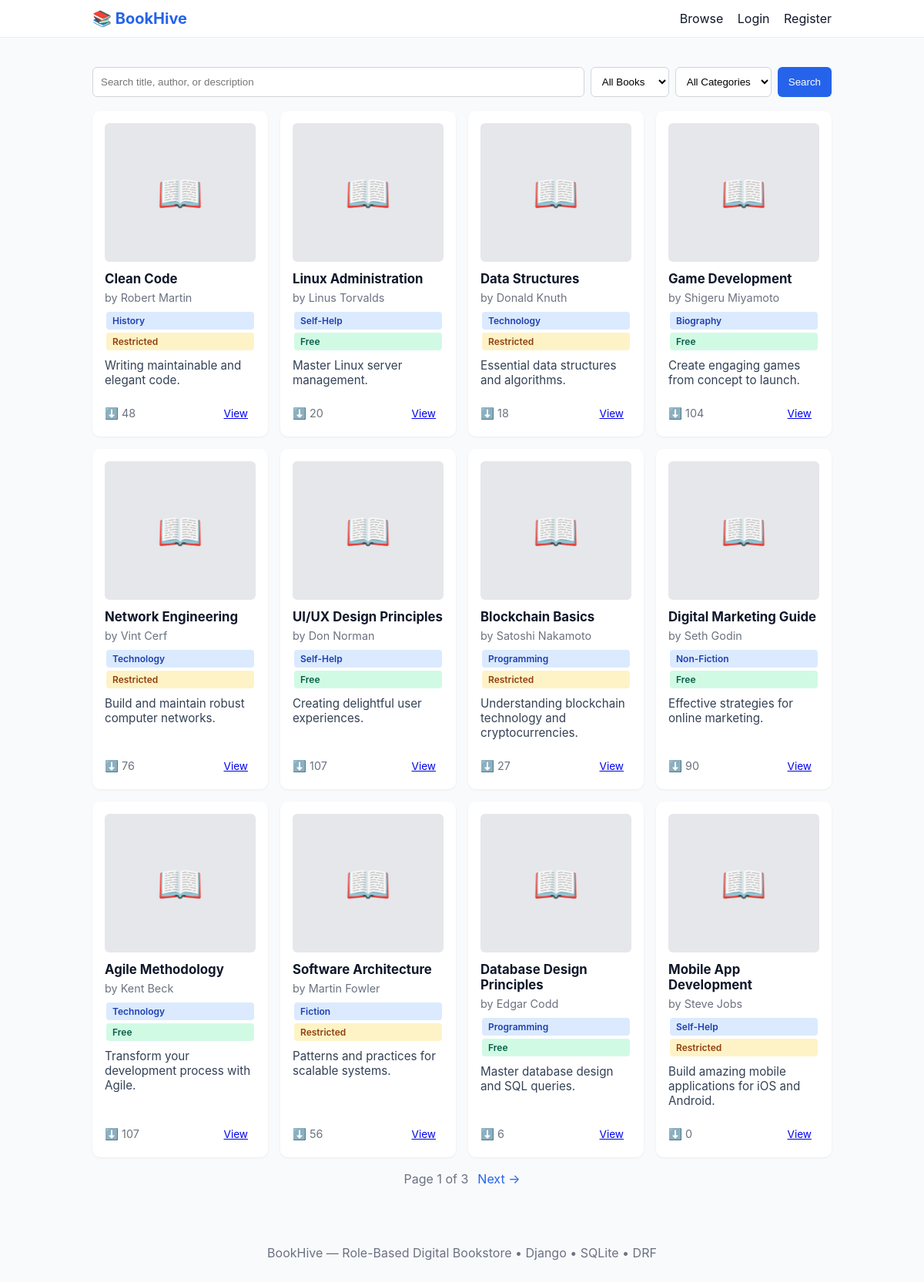
The page / on the database its author committed.
### store/models.py (models this page shows, shortened)
class Book(models.Model):
    ACCESS_CHOICES = [
        ('free', 'Free'),
        ('restricted', 'Restricted'),
    ]
    title = models.CharField(max_length=255)
    author = models.CharField(max_length=255)
    description = models.TextField(blank=True)
    category = models.ForeignKey(Category, on_delete=models.SET_NULL, null=True, blank=True, related_name='books')
    cover = models.ImageField(upload_to='books/covers/', null=True, blank=True)
    pdf = models.FileField(upload_to='books/pdfs/', null=True, blank=True, help_text='Upload PDF file')
    access_type = models.CharField(max_length=20, choices=ACCESS_CHOICES, default='free')
    downloads = models.PositiveIntegerField(default=0)
    price = models.DecimalField(max_digits=8, decimal_places=2, default=0.00)
    stock = models.PositiveIntegerField(default=0)
    file = models.FileField(upload_to='books/files/', null=True, blank=True)  # old field, use pdf now
    created_at = models.DateTimeField(auto_now_add=True)
    updated_at = models.DateTimeField(auto_now=True)
    class Meta:
        ordering = ['-created_at']

class Category(models.Model):
    name = models.CharField(max_length=100, unique=True)
    slug = models.SlugField(max_length=100, unique=True)
    class Meta:
        verbose_name_plural = "Categories"

### store/views.py (the view)
# urls.py: path('', views.book_list, name='book_list'),
def book_list(request):
    q = request.GET.get('q', '')
    access_filter = request.GET.get('access', '')
    category_filter = request.GET.get('category', '')
    qs = Book.objects.select_related('category').all()
    if q:
        qs = qs.filter(Q(title__icontains=q) | Q(author__icontains=q) | Q(description__icontains=q))
    if access_filter in ['free', 'restricted']:
        qs = qs.filter(access_type=access_filter)
    if category_filter:
        qs = qs.filter(category__slug=category_filter)
    categories = Category.objects.all()
    paginator = Paginator(qs, 12)
    page_number = request.GET.get('page')
    page_obj = paginator.get_page(page_number)
    return render(request, 'store/book_list.html', {
        'page_obj': page_obj,
        'q': q,
        'access_filter': access_filter,
        'category_filter': category_filter,
        'categories': categories,
    })

### templates/store/book_list.html (shortened to what this page needs)
{% extends 'base.html' %}
{% block content %}
  <div class="search-row">
    <form method="get" action="" class="search-form">
      <input name="q" placeholder="Search title, author, or description" value="{{ q }}" class="search-input">
      <select name="access" class="filter-select">
        <option value="">All Books</option>
      </select>
      <select name="category" class="filter-select">
        <option value="">All Categories</option>
      </select>
      <button type="submit" class="btn">Search</button>
    </form>
  </div>
  <div class="grid">
    {% for book in page_obj.object_list %}
      <article class="card">
        {% if book.cover %}
          <img src="{{ book.cover.url }}" alt="{{ book.title }}" class="book-cover">
        {% else %}
          <div class="book-cover-placeholder">📖</div>
        {% endif %}
        <h3 class="card-title"><a href="{% url 'book_detail' book.pk %}">{{ book.title }}</a></h3>
        <p class="card-meta">by {{ book.author }}</p>
        {% if book.category %}
          <span class="badge badge-category">{{ book.category.name }}</span>
        {% endif %}
        <span class="badge {% if book.access_type == 'free' %}badge-free{% else %}badge-restricted{% endif %}">
          {{ book.get_access_type_display }}
        </span>
        <p class="card-desc">{{ book.description|truncatechars:100 }}</p>
        <div class="card-footer">
          <span class="downloads">⬇️ {{ book.downloads }}</span>
          <a href="{% url 'book_detail' book.pk %}" class="btn-small">View</a>
        </div>
      </article>
    {% empty %}
      <p>No books found.</p>
    {% endfor %}
  </div>
  <nav class="pagination">
    <span class="page-info">Page {{ page_obj.number }} of {{ page_obj.paginator.num_pages }}</span>
    {% if page_obj.has_next %}
      <a class="page-link" href="?page={{ page_obj.next_page_number }}&q={{ q }}&access={{ access_filter }}&category={{ category_filter }}">Next →</a>
    {% endif %}
  </nav>
{% endblock %}

### templates/base.html (shortened to what this page needs)
<!doctype html>
<html>
<head>
  {% load static %}
  <link rel="stylesheet" href="{% static 'css/styles.css' %}">
</head>
<body>
  <header class="site-header">
    <div class="container header-inner">
      <a class="brand" href="/">📚 BookHive</a>
      <nav class="main-nav">
        <a href="/">Browse</a>
        {% if user.is_authenticated %}
          <a href="/dashboard/">My Dashboard</a>
          {% if user.is_staff %}
            <a href="/admin/">Admin</a>
          {% endif %}
          <a href="/api/books/">API</a>
          <span class="muted">Hello, {{ user.username }}</span>
          <a href="/accounts/logout/">Logout</a>
        {% else %}
          <a href="/accounts/login/">Login</a>
          <a href="/register/">Register</a>
        {% endif %}
      </nav>
    </div>
  </header>
  <main class="container">
    {% block content %}{% endblock %}
  </main>
  <footer class="site-footer">
    <div class="container">BookHive — Role-Based Digital Bookstore • Django • SQLite • DRF</div>
  </footer>
</body>
</html>

### static/css/styles.css (style rules this page uses)
:root { --bg:#f8fafc; --card:#ffffff; --muted:#6b7280; --accent:#2563eb; }
* { box-sizing:border-box }
body { font-family:Inter, system-ui, -apple-system, 'Segoe UI', Roboto, Arial; background:var(--bg); color:#0f172a; margin:0 }
.container { max-width:1000px;margin:0 auto;padding:20px }
.site-header { background:#fff;border-bottom:1px solid #e6eef8 }
.header-inner { display:flex;align-items:center;justify-content:space-between;padding:12px 20px }
.brand { font-weight:700;color:var(--accent);text-decoration:none;font-size:1.25rem }
.main-nav a { margin-left:14px;color:#0f172a;text-decoration:none }
.search-row { margin:18px 0 }
.search-form { display:flex;gap:8px;flex-wrap:wrap }
.search-input { flex:1;min-width:200px;padding:10px;border:1px solid #d1d5db;border-radius:6px }
.filter-select { padding:10px;border:1px solid #d1d5db;border-radius:6px;background:#fff }
.btn { background:var(--accent);color:#fff;border:none;padding:10px 14px;border-radius:6px;cursor:pointer;text-decoration:none;display:inline-block }
.btn-small { font-size:0.85rem;padding:6px 10px }
.grid { display:grid;grid-template-columns:repeat(auto-fill, minmax(220px,1fr));gap:16px }
.card { background:var(--card);padding:16px;border-radius:10px;box-shadow:0 1px 3px rgba(2,6,23,0.06);display:flex;flex-direction:column;min-height:150px }
.card-title { margin:0 0 6px;font-size:1.05rem }
.card-title a { text-decoration:none;color:#0f172a }
.card-meta { color:var(--muted);font-size:.9rem;margin:0 0 8px }
.card-desc { flex:1;color:#334155;font-size:.95rem;margin:8px 0 }
.card-footer { display:flex;justify-content:space-between;align-items:center;margin-top:12px }
.book-cover,.book-cover-placeholder { width:100%;height:180px;object-fit:cover;border-radius:6px;margin-bottom:12px }
.book-cover-placeholder { display:flex;align-items:center;justify-content:center;background:#e5e7eb;font-size:3rem }
.badge { display:inline-block;padding:4px 8px;border-radius:4px;font-size:0.75rem;margin:2px;font-weight:600 }
.badge-free { background:#d1fae5;color:#065f46 }
.badge-restricted { background:#fef3c7;color:#92400e }
.badge-category { background:#dbeafe;color:#1e40af }
.downloads { color:var(--muted);font-size:.9rem }
.pagination { display:flex;justify-content:center;align-items:center;gap:12px;padding:18px 0 }
.page-link { text-decoration:none;color:var(--accent) }
.page-info { color:var(--muted) }
.site-footer { background:transparent;padding:18px 0;color:var(--muted);text-align:center }

### rows shown on the page
Book: title "Clean Code", author "Robert Martin", category.name "History", access_type "Restricted", description "Writing maintainable and elegant code.", downloads "48"
Book: title "Linux Administration", author "Linus Torvalds", category.name "Self-Help", access_type "Free", description "Master Linux server management.", downloads "20"
Book: title "Data Structures", author "Donald Knuth", category.name "Technology", access_type "Restricted", description "Essential data structures and algorithms.", downloads "18"
Book: title "Game Development", author "Shigeru Miyamoto", category.name "Biography", access_type "Free", description "Create engaging games from concept to launch.", downloads "104"
Book: title "Network Engineering", author "Vint Cerf", category.name "Technology", access_type "Restricted", description "Build and maintain robust computer networks.", downloads "76"
Book: title "UI/UX Design Principles", author "Don Norman", category.name "Self-Help", access_type "Free", description "Creating delightful user experiences.", downloads "107"
Book: title "Blockchain Basics", author "Satoshi Nakamoto", category.name "Programming", access_type "Restricted", description "Understanding blockchain technology and cryptocurrencies.", downloads "27"
Book: title "Digital Marketing Guide", author "Seth Godin", category.name "Non-Fiction", access_type "Free", description "Effective strategies for online marketing.", downloads "90"
Book: title "Agile Methodology", author "Kent Beck", category.name "Technology", access_type "Free", description "Transform your development process with Agile.", downloads "107"
Book: title "Software Architecture", author "Martin Fowler", category.name "Fiction", access_type "Restricted", description "Patterns and practices for scalable systems.", downloads "56"
Book: title "Database Design Principles", author "Edgar Codd", category.name "Programming", access_type "Free", description "Master database design and SQL queries.", downloads "6"
Book: title "Mobile App Development", author "Steve Jobs", category.name "Self-Help", access_type "Restricted", description "Build amazing mobile applications for iOS and Android.", downloads "0"

### other values the page prints
{{ page_obj.number }} "1"
{{ page_obj.paginator.num_pages }} "3"
